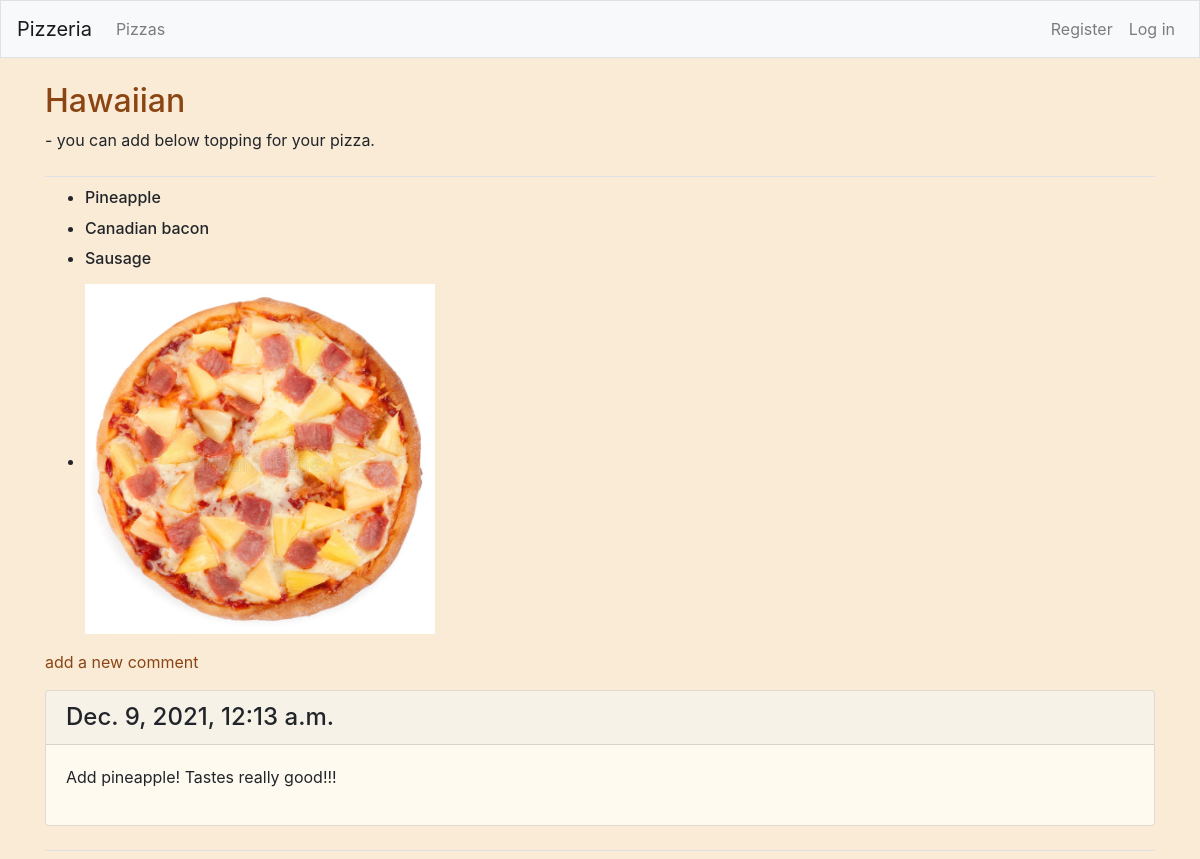
Page /pizza1/2/ on the earlier database version.
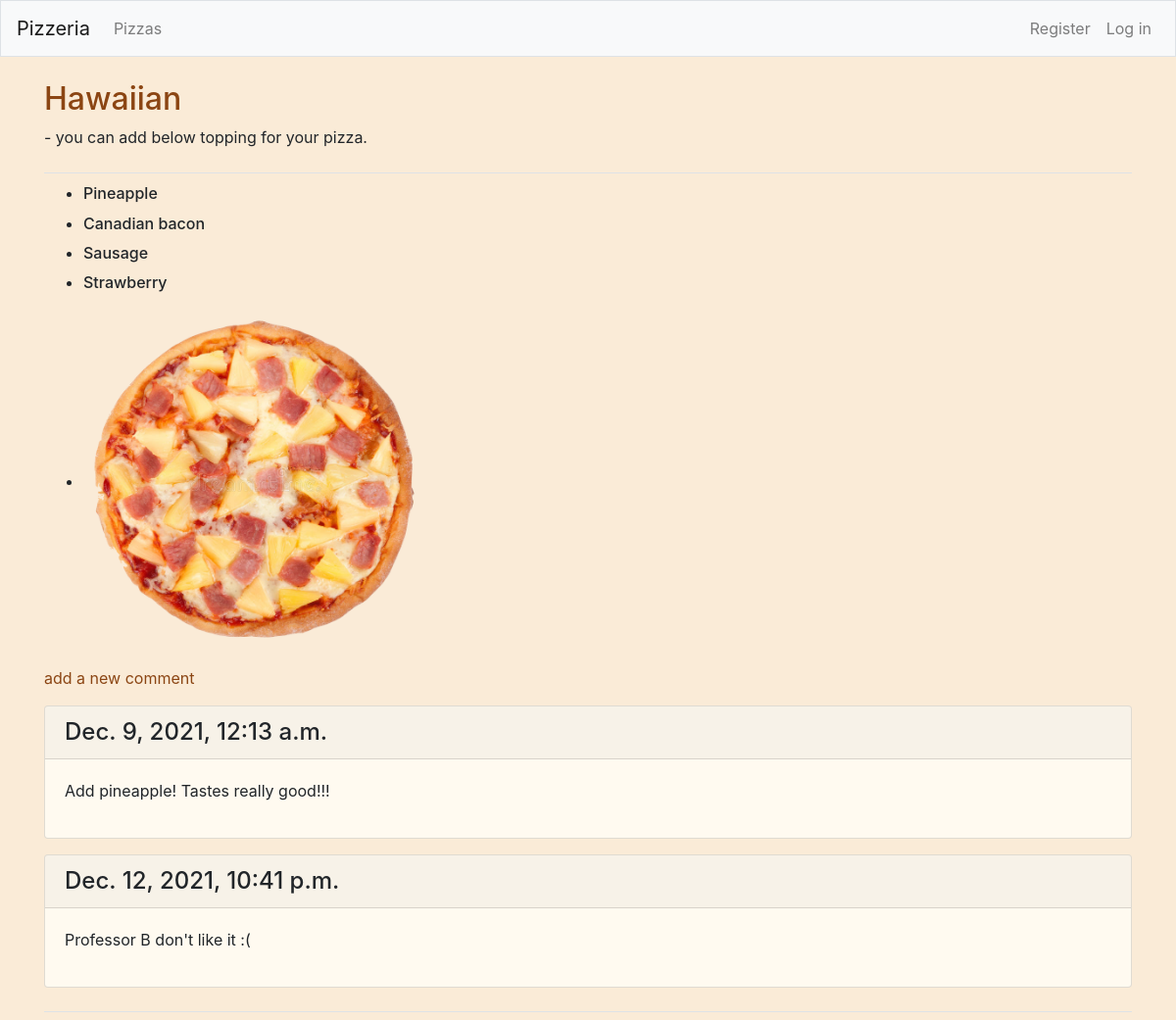
Same page on the later database version.
### pizzas/models.py (models this page shows, shortened)
class Pizza(models.Model):
    name = models.CharField(max_length=200)
    date_added = models.DateTimeField(auto_now_add=True)
    def __str__(self):
        return self.name

class Topping(models.Model):
    pizza = models.ForeignKey(Pizza, on_delete=models.CASCADE)
    name = models.CharField(max_length=200)
    def __str__(self):
        return self.name

class Image(models.Model):
    pizza = models.ForeignKey(Pizza, on_delete=models.CASCADE)
    image = models.ImageField()

class Comment(models.Model):
    pizza = models.ForeignKey(Pizza, on_delete=models.CASCADE)
    text = models.TextField()
    date_added = models.DateTimeField(auto_now_add=True)
    class Meta:
        verbose_name_plural = 'Comments'

### pizzas/views.py (the view)
# urls.py: path('pizza1/<int:pizza2_id>/', views.pizza2, name='pizza2'),
def pizza2(request, pizza2_id):
    pizza2 = Pizza.objects.get(id=pizza2_id)
    toppings = pizza2.topping_set.all()
    comments = pizza2.comment_set.all()
    image  = Image.objects.get(pizza=pizza2)
    print(image)
    context = {'pizza2':pizza2, 'toppings':toppings, 'comments':comments, 'image':image}
    return render(request, 'pizzas/pizza2.html', context)

### pizzas/templates/pizzas/pizza2.html
{% extends "pizzas/base.html" %}
{% load static %}
{% block page_header %}
<h3 style="font-size:xx-large; color: saddlebrown;">{{ pizza2 }}</h3>
<p style="font-size:medium;">  - you can add below topping for your pizza.</p>
{% endblock page_header %}
{% block content %}
<ul>
    {% for t in toppings %}
    <li><h3 style="font-size:medium;">
        {{ t }}
    </h3></li>
    {% empty %}
    <li><h3>No pizza's topping have been added yet.</h3></li>
    {% endfor %}
</ul>
<ul>
    <li><h3>
        <img src="{{ image.image.url }}" alt="Pizzeria" width="350" height="350">
    </h3></li>
</ul>
<p>
    <a href="{% url 'pizzas:new_comment' pizza2.id %}" style="color: saddlebrown;"> add a new comment</a>
</p>
{% for c in comments %}
<div class="card mb-3" style="background-color:floralwhite;">
    <h4 class="card-header">
        {{ c.date_added }}
    </h4>
    <div class="card-body">
        {{ c.text|linebreaks }}
    </div>
</div>
{% empty %}
<li> There are no comment for this pizza yet.</li>
{% endfor %}
{% endblock content %}

### pizzas/templates/pizzas/base.html (shortened to what this page needs)
{% load bootstrap4 %}
<!doctype html>
<html lang="en">
<head>
    {% bootstrap_css %}
</head>
<body style="background-color:antiquewhite">
    <nav class="navbar navbar-expand-md navbar-light bg-light mb-4 border">
        <a class="navbar-brand" href="{% url 'pizzas:index'%}">
            Pizzeria</a>
        <div class="collapse navbar-collapse" id="navbarCollapse">
            <ul class="navbar-nav mr-auto">
                <li class="nav-item">
                    <a class="nav-link" href="{% url 'pizzas:pizza1'%}">
                        Pizzas</a></li>
            </ul>
            <ul class="navbar-nav ml-auto">
                {% if user.is_authenticated %}
                    <li class="nav-item">
                        <span class="navbar-text">Hello, {{ user.username }}.</span>
                    </li>
                    <li class="nav-item">
                        <a class="nav-link" href="{% url 'users:logout' %}">Log out</a>
                    </li>
                {% else %}
                    <li class="nav-item">
                        <a class="nav-link" href="{% url 'users:register' %}">Register</a>
                    </li>
                    <li class="nav-item">
                        <a class="nav-link" href="{% url 'users:login' %}">Log in</a></li>
                {% endif %}
            </ul>
        </div>
    </nav>
    <main role="main" class="container">
        <div class="pb-2 mb-2 border-bottom">
            {% block page_header %}{% endblock page_header %}
        </div>
        <div class="pb-2 mb-2 border-bottom">
            {% block content %}{% endblock content %}
        </div>
    </main>
</body>
</html>

Differences in the rows shown:
removed Image: image (picture)
added Topping: name "Strawberry"
added Image: image (picture)
added Comment: date_added "Dec. 12, 2021, 10:41 p.m.", text "Professor B don't like it :("
